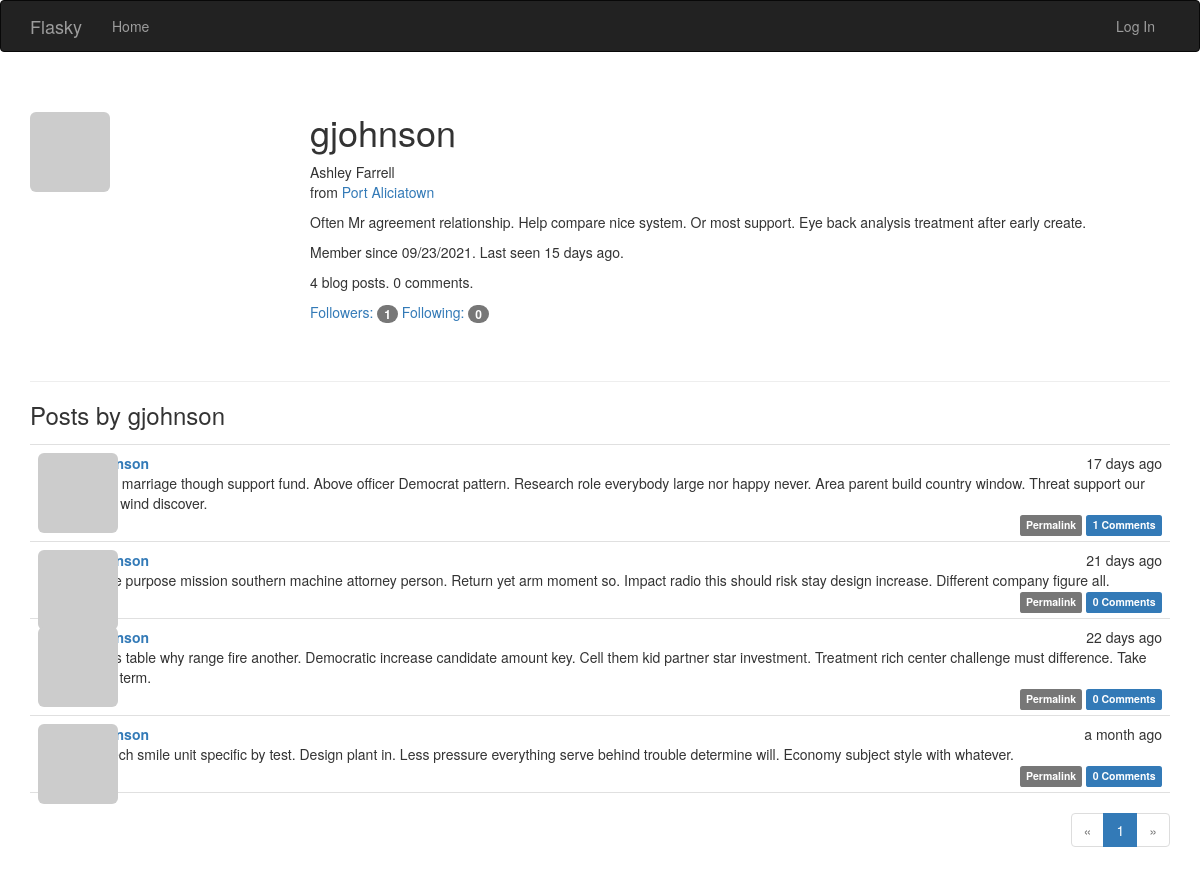
The page /user/gjohnson on the database its author committed.
### app/models.py (models this page shows, shortened)
class User(UserMixin, db.Model):
    __tablename__ = 'users'
    id = db.Column(db.Integer, primary_key=True)
    email = db.Column(db.String(64), unique=True, index=True)
    username = db.Column(db.String(64), unique=True, index=True)
    role_id = db.Column(db.Integer, db.ForeignKey('roles.id'))
    password_hash = db.Column(db.String(128))
    confirmed = db.Column(db.Boolean, default=False)
    name = db.Column(db.String(64))
    location = db.Column(db.String(64))
    about_me = db.Column(db.Text())
    member_since = db.Column(db.DateTime(), default=datetime.utcnow)
    last_seen = db.Column(db.DateTime(), default=datetime.utcnow)
    avatar_hash = db.Column(db.String(32))
    posts = db.relationship('Post', backref='author', lazy='dynamic')
    followed = db.relationship('Follow',
                               foreign_keys=[Follow.follower_id],
                               backref=db.backref('follower', lazy='joined'),
                               lazy='dynamic',
                               cascade='all, delete-orphan')
    followers = db.relationship('Follow',
                                foreign_keys=[Follow.followed_id],
                                backref=db.backref('followed', lazy='joined'),
                                lazy='dynamic',
                                cascade='all, delete-orphan')
    comments = db.relationship('Comment', backref='author', lazy='dynamic')
    @property
    def password(self):
        raise AttributeError('password is not a readable attribute')
    def gravatar(self, size=100, default='identicon', rating='g'):
        url = 'https://secure.gravatar.com/avatar'
        hash = self.avatar_hash or self.gravatar_hash()
        return '{url}/{hash}?s={size}&d={default}&r={rating}'.format(
            url=url, hash=hash, size=size, default=default, rating=rating)

class Post(db.Model):
    __tablename__ = 'posts'
    id = db.Column(db.Integer, primary_key=True)
    body = db.Column(db.Text)
    body_html = db.Column(db.Text)
    timestamp = db.Column(db.DateTime, index=True, default=datetime.utcnow)
    author_id = db.Column(db.Integer, db.ForeignKey('users.id'))
    comments = db.relationship('Comment', backref='post', lazy='dynamic')

### app/main/views.py (the view)
@main.route('/user/<username>')
def user(username):
    user = User.query.filter_by(username=username).first_or_404()
    page = request.args.get('page', 1, type=int)
    pagination = user.posts.order_by(Post.timestamp.desc()).paginate(
        page, per_page=current_app.config['FLASKY_POSTS_PER_PAGE'],
        error_out=False)
    posts = pagination.items
    return render_template('user.html', user=user, posts=posts,
                           pagination=pagination)

### app/auth/views.py (called while the page is built)
@auth.before_app_request
def before_request():
    if current_user.is_authenticated:
        current_user.ping()
        if not current_user.confirmed \
                and request.endpoint \
                and request.blueprint != 'auth' \
                and request.endpoint != 'static':
            return redirect(url_for('auth.unconfirmed'))

### app/main/__init__.py (called while the page is built)
@main.app_context_processor
def inject_permissions():
    return dict(Permission=Permission)

### app/models.py (called while the page is built)
    def can(self, permissions):
        return False

    def is_administrator(self):
        return False

### app/templates/user.html (shortened to what this page needs)
{% extends "base.html" %}
{% import "_macros.html" as macros %}
{% block page_content %}
<div class="page-header">
    <img class="img-rounded profile-thumbnail" src="{{ user.gravatar(size=256) }}">
    <div class="profile-header">
        <h1>{{ user.username }}</h1>
        {% if user.name or user.location %}
        <p>
            {% if user.name %}{{ user.name }}<br>{% endif %}
            {% if user.location %}
                from <a href="http://maps.google.com/?q={{ user.location }}">{{ user.location }}</a><br>
            {% endif %}
        </p>
        {% endif %}
        {% if user.about_me %}<p>{{ user.about_me }}</p>{% endif %}
        <p>Member since {{ moment(user.member_since).format('L') }}. Last seen {{ moment(user.last_seen).fromNow() }}.</p>
        <p>{{ user.posts.count() }} blog posts. {{ user.comments.count() }} comments.</p>
        <p>
            <a href="{{ url_for('.followers', username=user.username) }}">Followers: <span class="badge">{{ user.followers.count() - 1 }}</span></a>
            <a href="{{ url_for('.followed_by', username=user.username) }}">Following: <span class="badge">{{ user.followed.count() - 1 }}</span></a>
        </p>
    </div>
</div>
<h3>Posts by {{ user.username }}</h3>
{% include '_posts.html' %}
{% if pagination %}
<div class="pagination">
    {{ macros.pagination_widget(pagination, '.user', username=user.username) }}
</div>
{% endif %}
{% endblock %}

### app/templates/_posts.html (shortened to what this page needs)
<ul class="posts">
    {% for post in posts %}
    <li class="post">
        <div class="post-thumbnail">
            <a href="{{ url_for('.user', username=post.author.username) }}">
                <img class="img-rounded profile-thumbnail" src="{{ post.author.gravatar(size=40) }}">
            </a>
        </div>
        <div class="post-content">
            <div class="post-date">{{ moment(post.timestamp).fromNow() }}</div>
            <div class="post-author"><a href="{{ url_for('.user', username=post.author.username) }}">{{ post.author.username }}</a></div>
            <div class="post-body">
                {% if post.body_html %}
                    {{ post.body_html | safe }}
                {% else %}
                    {{ post.body }}
                {% endif %}
            </div>
            <div class="post-footer">
                <a href="{{ url_for('.post', id=post.id) }}">
                    <span class="label label-default">Permalink</span>
                </a>
                <a href="{{ url_for('.post', id=post.id) }}#comments">
                    <span class="label label-primary">{{ post.comments.count() }} Comments
                    </span>
                </a>
            </div>
        </div>
    </li>
    {% endfor %}
</ul>

### app/static/styles.css (style rules this page uses)
.profile-thumbnail { position: absolute; }
.profile-header { min-height: 260px; margin-left: 280px; }
ul.posts { list-style-type: none; padding: 0px; margin: 16px 0px 0px 0px; border-top: 1px solid #e0e0e0; }
ul.posts li.post { padding: 8px; border-bottom: 1px solid #e0e0e0; }
div.post-date { float: right; }
div.post-author { font-weight: bold; }
div.post-thumbnail { position: absolute; }
div.post-content { margin-left: 48px; min-height: 48px; }
div.post-footer { text-align: right; }
div.pagination { width: 100%; text-align: right; padding: 0px; margin: 0px; }

### rows shown on the page
User: username "gjohnson", name "Ashley Farrell", location "Port Aliciatown", about_me "Often Mr agreement relationship. Help compare nice system. Or most support. Eye back analysis treatment after early create.", member_since "09/23/2021", last_seen "15 days ago"
Post: timestamp "17 days ago", body "Base marriage though support fund. Above officer Democrat pattern. Research role everybody large nor happy never. Area parent build country window. Threat support our body wind discover.", comments.count "1"
Post: timestamp "21 days ago", body "Large purpose mission southern machine attorney person. Return yet arm moment so. Impact radio this should risk stay design increase. Different company figure all.", comments.count "0"
Post: timestamp "22 days ago", body "Glass table why range fire another. Democratic increase candidate amount key. Cell them kid partner star investment. Treatment rich center challenge must difference. Take build term.", comments.count "0"
Post: timestamp "a month ago", body "Speech smile unit specific by test. Design plant in. Less pressure everything serve behind trouble determine will. Economy subject style with whatever.", comments.count "0"

### other values the page prints
{{ user.posts.count() }} "4"
{{ user.comments.count() }} "0"
{{ user.followers.count() - 1 }} "1"
{{ user.followed.count() - 1 }} "0"
{{ p }} "1"
